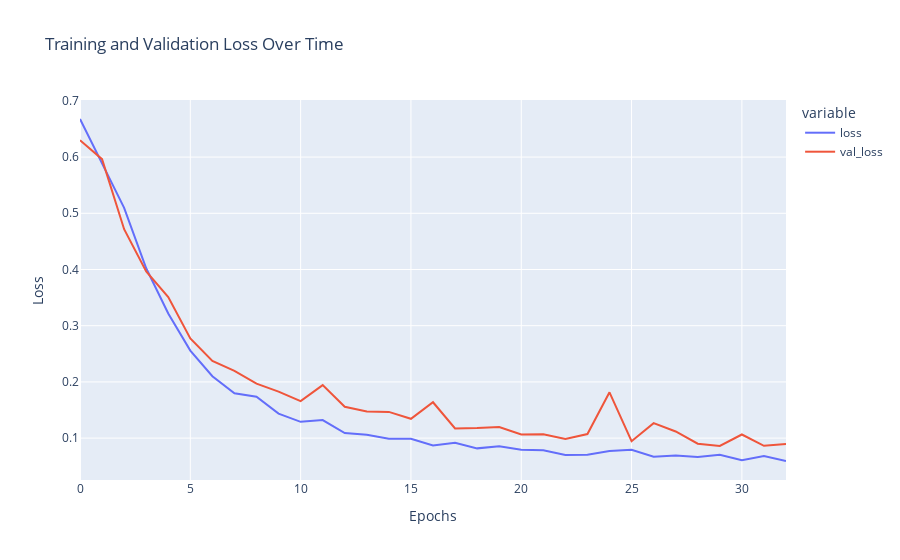

Notebook code for this chart:
### Code cell
fig_loss = px.line(
    history.history,
    y = ['loss', 'val_loss'],
    labels = {'index': 'Epochs', 'value': 'Loss'},
    title='Training and Validation Loss Over Time'
)

fig_loss.show()

### Figure 1 — Plotly figure (JSON) as saved in the notebook; plotly's stock layout.template omitted (floating-point values rounded to 4 significant figures)
{"data": [{"hovertemplate": "variable=loss<br>Epochs=%{x}<br>Loss=%{y}<extra></extra>", "legendgroup": "loss", "line": {"color": "#636efa", "dash": "solid"}, "mode": "lines", "name": "loss", "orientation": "v", "showlegend": true, "type": "scatter", "x": [0, 1, 2, 3, 4, 5, 6, 7, 8, 9, 10, 11, 12, 13, 14, 15, 16, 17, 18, 19, 20, 21, 22, 23, 24, 25, 26, 27, 28, 29, 30, 31, 32], "xaxis": "x", "y": [0.6678, 0.5876, 0.5097, 0.4021, 0.3217, 0.2557, 0.2102, 0.18, 0.1737, 0.1436, 0.129, 0.1322, 0.1091, 0.1059, 0.09886, 0.0987, 0.08672, 0.09177, 0.08176, 0.08556, 0.07948, 0.07821, 0.06987, 0.07057, 0.07704, 0.07936, 0.06686, 0.06926, 0.06622, 0.07041, 0.06076, 0.06807, 0.05928], "yaxis": "y"}, {"hovertemplate": "variable=val_loss<br>Epochs=%{x}<br>Loss=%{y}<extra></extra>", "legendgroup": "val_loss", "line": {"color": "#EF553B", "dash": "solid"}, "mode": "lines", "name": "val_loss", "orientation": "v", "showlegend": true, "type": "scatter", "x": [0, 1, 2, 3, 4, 5, 6, 7, 8, 9, 10, 11, 12, 13, 14, 15, 16, 17, 18, 19, 20, 21, 22, 23, 24, 25, 26, 27, 28, 29, 30, 31, 32], "xaxis": "x", "y": [0.63, 0.5963, 0.4716, 0.3964, 0.3511, 0.2775, 0.2372, 0.2196, 0.197, 0.1827, 0.166, 0.1943, 0.1558, 0.1474, 0.1467, 0.1343, 0.1638, 0.1172, 0.1179, 0.1199, 0.1064, 0.1069, 0.0986, 0.1072, 0.1815, 0.09453, 0.1266, 0.1118, 0.09, 0.08599, 0.1065, 0.08637, 0.08944], "yaxis": "y"}], "layout": {"autosize": true, "legend": {"title": {"text": "variable"}, "tracegroupgap": 0}, "title": {"text": "Training and Validation Loss Over Time"}, "xaxis": {"anchor": "y", "autorange": true, "domain": [0, 1], "range": [0, 32], "title": {"text": "Epochs"}, "type": "linear"}, "yaxis": {"anchor": "x", "autorange": true, "domain": [0, 1], "range": [0.02548, 0.7016], "title": {"text": "Loss"}, "type": "linear"}}}
